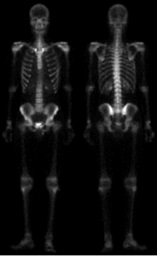
%> input picture İmage Filtering/iskelet.jpg, 157 x 256 px
$ octave iskelet_filtre.m   (GNU Octave 9; MATLAB toolbox functions it lacks are replaced by stand-ins)
%> lines starting %> are read from the running program, lines starting %| are printed output that depends on the picture

iskelet=imread('iskelet.jpg');
%> iskelet is the input picture: size 256x157x3 uint8; min 0, max 255, mean 15.7
iskelet=rgb2gray(iskelet);
%> iskelet: size 256x157 uint8
% dogru
a=im2double(iskelet);
%  dogru
laplacian=fspecial('laplacian',0.4);
b=imfilter(a,laplacian);
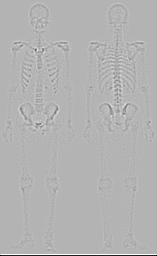
%> b: size 256x157 double; min -1.49, max 0.621, mean -0.0024; drawn with min black and max white
% dogru
c=abs(a-b);
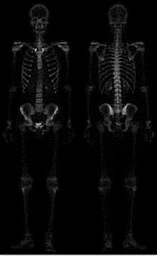
%> c: size 256x157 double; min 0, max 2.1, mean 0.0749; drawn with min black and max white


sobel = fspecial('sobel');
d=imfilter(a,sobel);
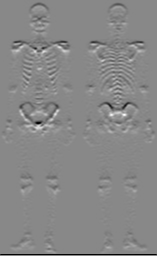
%> d: size 256x157 double; min -2.47, max 2.15, mean -0.00948; drawn with min black and max white
% d= edge(a,'sobel',0.1) ;

average = fspecial('average', [5 5]);
e=filter2(average,d);
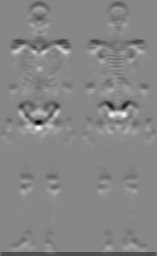
%> e: size 256x157 double; min -1.19, max 1.05, mean -0.00754; drawn with min black and max white

mask=immultiply(c,e);
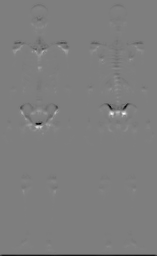
%> mask: size 256x157 double; min -1.09, max 1.1, mean -0.00471; drawn with min black and max white
f=conv2(a,mask,'same');
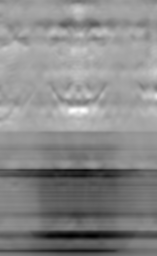
%> f: size 256x157 double; min -41.74, max 24.09, mean -6.4; drawn with min black and max white

% g=imadd(a+f);

figure(1);
subplot(2,4,1);imshow(a);title('original');
subplot(2,4,2);imshow(b);title('laplacian');
subplot(2,4,3);imshow(c);title('subtrackting a -b');
subplot(2,4,4);imshow(d);title('a with sobel filter');
subplot(2,4,5);imshow(e);title('d with 5*5 filter');
subplot(2,4,6);imshow(f);title('product of e and c');
%> after `imshow(f)`:
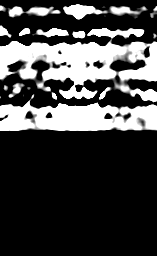
%> displayed picture: size 256x157, on the screen's scale of 0 to 255; min 0, max 255, mean 68.3
subplot(2,4,7);imshow(g);title('sum of a and f');
%> (this line was passed over: g is not available in this run)
